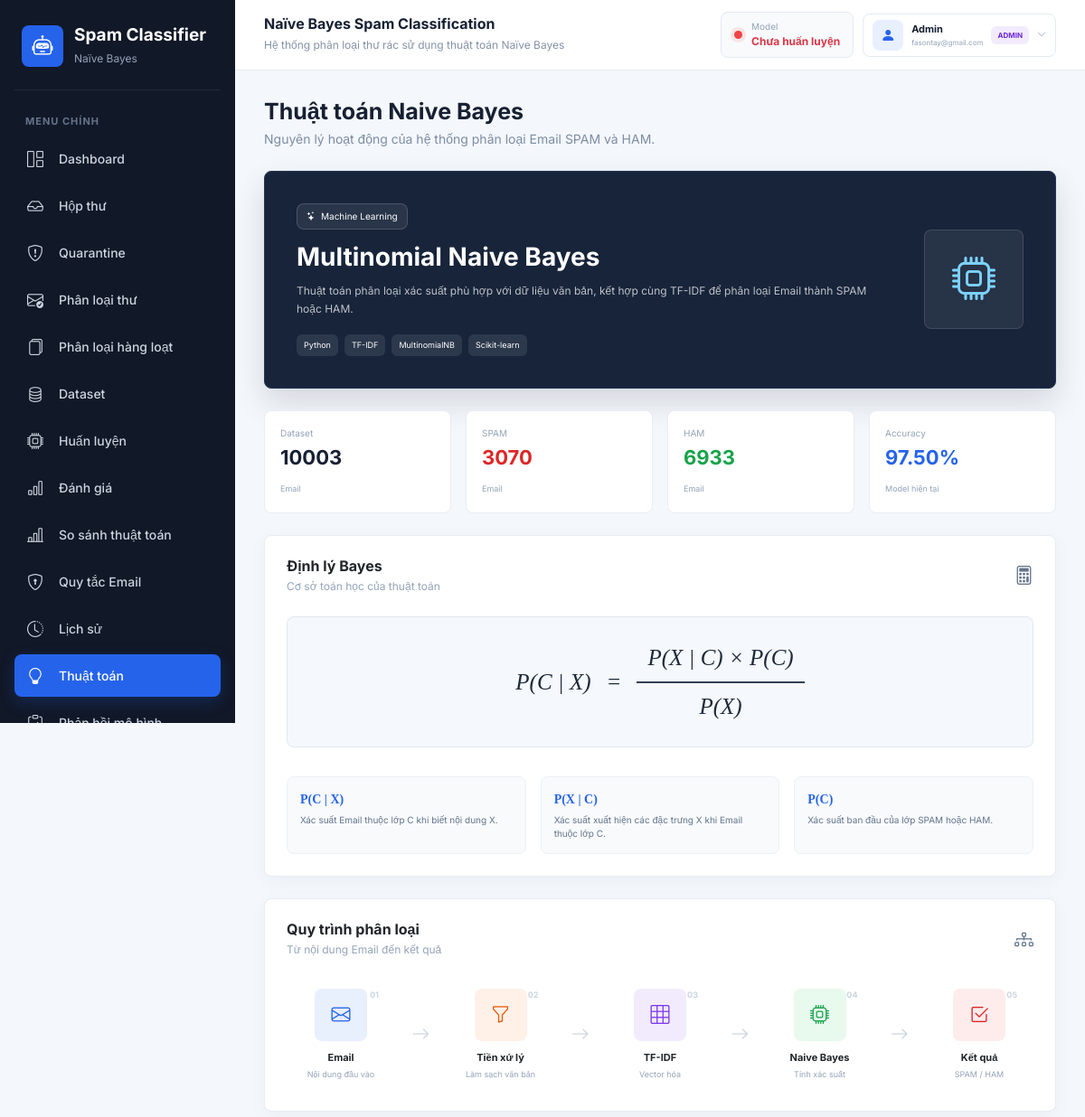
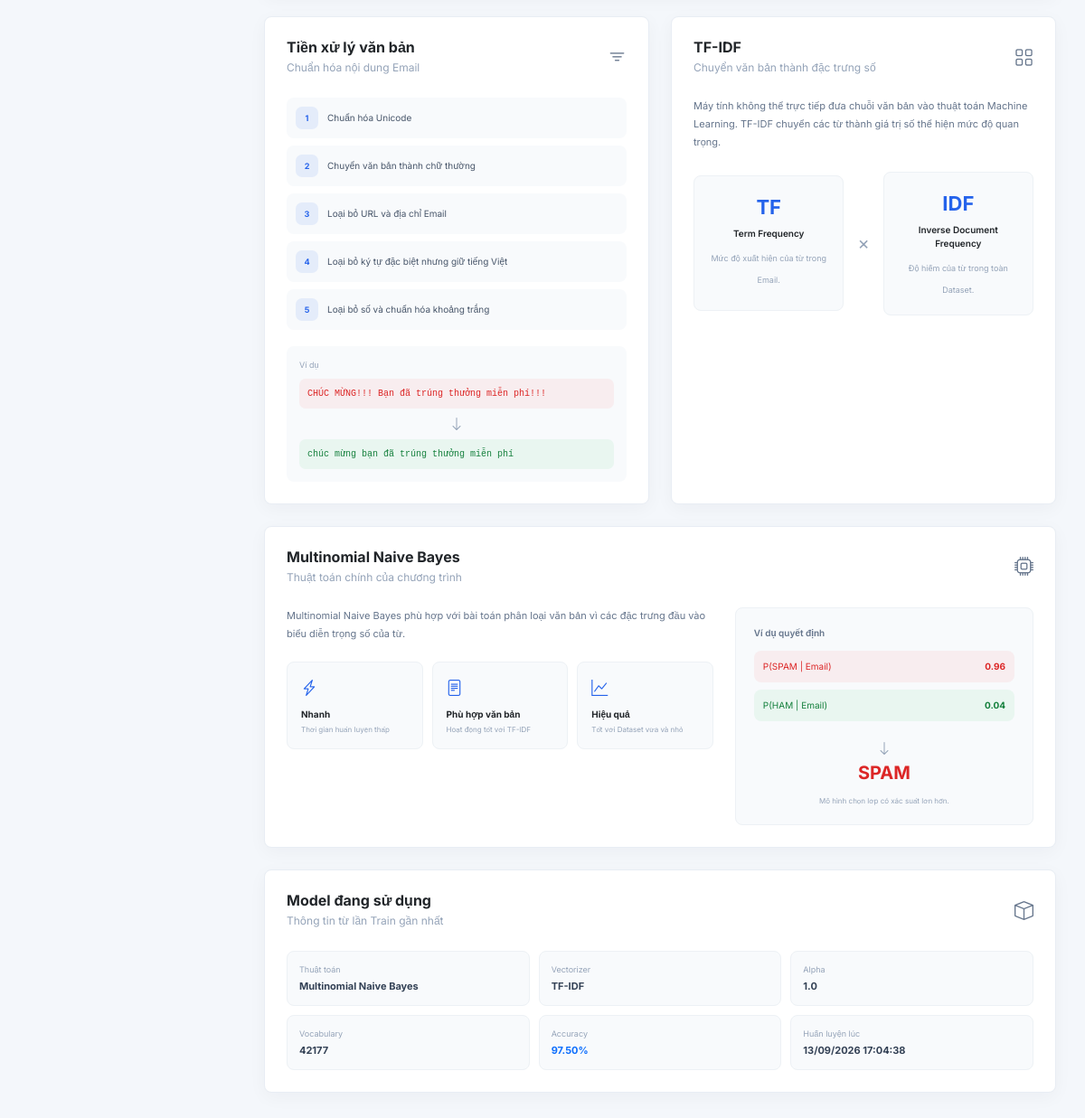
Screenshot of /algorithm (signed in) with the database file from the repository (2 pictures, top to bottom).
### tables this page shows
CREATE TABLE users (
                id INTEGER PRIMARY KEY AUTOINCREMENT,
                name TEXT NOT NULL,
                email TEXT NOT NULL UNIQUE,
                password_hash TEXT NOT NULL,
                role TEXT NOT NULL DEFAULT 'user'
                    CHECK (role IN ('admin', 'user')),
                is_active INTEGER NOT NULL DEFAULT 1,
                created_at TIMESTAMP NOT NULL DEFAULT CURRENT_TIMESTAMP,
                last_login TIMESTAMP
            );

### routes/algorithm_routes.py (the view)
@main_bp.route("/algorithm")
@login_required
def algorithm():
    total = 0
    spam_count = 0
    ham_count = 0
    try:
        df = pd.read_csv("dataset/spam_dataset.csv")
        df = df.dropna(subset=["label", "text"])
        df["label"] = df["label"].astype(str).str.lower().str.strip()
        total = len(df)
        spam_count = len(df[df["label"] == "spam"])
        ham_count = len(df[df["label"] == "ham"])
    except (OSError, KeyError, ValueError) as error:
        print("Algorithm dataset error:", error)
    return render_template(
        "algorithm.html",
        total=total,
        spam_count=spam_count,
        ham_count=ham_count,
        model_info=get_model_info(),
    )

### templates/algorithm.html (shortened to what this page needs)
{% extends "base.html" %}
{% block content %}
<div class="page-title">
    <h2>Thuật toán Naive Bayes</h2>
    <p>Nguyên lý hoạt động của hệ thống phân loại Email SPAM và HAM.</p>
</div>
<section class="algorithm-hero mb-4">
    <div class="algorithm-hero-content">
        <span class="algorithm-tag"><i class="bi bi-stars"></i> Machine Learning</span>
        <h2>Multinomial Naive Bayes</h2>
        <p>Thuật toán phân loại xác suất phù hợp với dữ liệu văn bản, kết hợp cùng TF-IDF để phân loại Email thành SPAM hoặc HAM.</p>
        <div class="algorithm-tech"><span>Python</span><span>TF-IDF</span><span>MultinomialNB</span><span>Scikit-learn</span></div>
    </div>
    <div class="algorithm-hero-icon"><i class="bi bi-cpu"></i></div>
</section>
<div class="row g-3 mb-4">
    <div class="col-md-3"><div class="algorithm-stat"><span>Dataset</span><strong>{{ total }}</strong><small>Email</small></div></div>
    <div class="col-md-3"><div class="algorithm-stat spam"><span>SPAM</span><strong>{{ spam_count }}</strong><small>Email</small></div></div>
    <div class="col-md-3"><div class="algorithm-stat ham"><span>HAM</span><strong>{{ ham_count }}</strong><small>Email</small></div></div>
    <div class="col-md-3"><div class="algorithm-stat accuracy"><span>Accuracy</span><strong>{% if model_info %}{{ "%.2f"|format(model_info["accuracy"] * 100) }}%{% else %}---{% endif %}</strong><small>Model hiện tại</small></div></div>
</div>
<div class="card mb-4">
    <div class="card-body p-4">
        <div class="dashboard-card-title"><div><h4>Định lý Bayes</h4><p>Cơ sở toán học của thuật toán</p></div><i class="bi bi-calculator"></i></div>
        <div class="bayes-formula"><span>P(C | X)</span><span>=</span><div class="formula-fraction"><span>P(X | C) × P(C)</span><span>P(X)</span></div></div>
        <div class="row g-3 mt-3">
            <div class="col-md-4"><div class="formula-explanation"><strong>P(C | X)</strong><span>Xác suất Email thuộc lớp C khi biết nội dung X.</span></div></div>
            <div class="col-md-4"><div class="formula-explanation"><strong>P(X | C)</strong><span>Xác suất xuất hiện các đặc trưng X khi Email thuộc lớp C.</span></div></div>
            <div class="col-md-4"><div class="formula-explanation"><strong>P(C)</strong><span>Xác suất ban đầu của lớp SPAM hoặc HAM.</span></div></div>
        </div>
    </div>
</div>
<div class="card mb-4">
    <div class="card-body p-4">
        <div class="dashboard-card-title"><div><h4>Quy trình phân loại</h4><p>Từ nội dung Email đến kết quả</p></div><i class="bi bi-diagram-3"></i></div>
        <div class="algorithm-pipeline" aria-label="Quy trình phân loại">
            <div class="algorithm-step"><div class="algorithm-step-number">01</div><div class="algorithm-step-icon blue"><i class="bi bi-envelope"></i></div><strong>Email</strong><span>Nội dung đầu vào</span></div>
            <div class="algorithm-arrow"><i class="bi bi-arrow-right"></i></div>
            <div class="algorithm-step"><div class="algorithm-step-number">02</div><div class="algorithm-step-icon orange"><i class="bi bi-funnel"></i></div><strong>Tiền xử lý</strong><span>Làm sạch văn bản</span></div>
            <div class="algorithm-arrow"><i class="bi bi-arrow-right"></i></div>
            <div class="algorithm-step"><div class="algorithm-step-number">03</div><div class="algorithm-step-icon purple"><i class="bi bi-grid-3x3"></i></div><strong>TF-IDF</strong><span>Vector hóa</span></div>
            <div class="algorithm-arrow"><i class="bi bi-arrow-right"></i></div>
            <div class="algorithm-step"><div class="algorithm-step-number">04</div><div class="algorithm-step-icon green"><i class="bi bi-cpu"></i></div><strong>Naive Bayes</strong><span>Tính xác suất</span></div>
            <div class="algorithm-arrow"><i class="bi bi-arrow-right"></i></div>
            <div class="algorithm-step"><div class="algorithm-step-number">05</div><div class="algorithm-step-icon red"><i class="bi bi-check2-square"></i></div><strong>Kết quả</strong><span>SPAM / HAM</span></div>
        </div>
    </div>
</div>
<div class="row g-4 mb-4">
    <div class="col-lg-6">
        <div class="card h-100"><div class="card-body p-4">
            <div class="dashboard-card-title"><div><h4>Tiền xử lý văn bản</h4><p>Chuẩn hóa nội dung Email</p></div><i class="bi bi-filter"></i></div>
            <div class="algorithm-list">
                <div><span>1</span>Chuẩn hóa Unicode</div><div><span>2</span>Chuyển văn bản thành chữ thường</div><div><span>3</span>Loại bỏ URL và địa chỉ Email</div><div><span>4</span>Loại bỏ ký tự đặc biệt nhưng giữ tiếng Việt</div><div><span>5</span>Loại bỏ số và chuẩn hóa khoảng trắng</div>
            </div>
            <div class="preprocess-example"><span>Ví dụ</span><div class="preprocess-before">CHÚC MỪNG!!! Bạn đã trúng thưởng miễn phí!!!</div><div class="preprocess-arrow"><i class="bi bi-arrow-down"></i></div><div class="preprocess-after">chúc mừng bạn đã trúng thưởng miễn phí</div></div>
        </div></div>
    </div>
    <div class="col-lg-6">
        <div class="card h-100"><div class="card-body p-4">
            <div class="dashboard-card-title"><div><h4>TF-IDF</h4><p>Chuyển văn bản thành đặc trưng số</p></div><i class="bi bi-grid"></i></div>
            <p class="algorithm-description">Máy tính không thể trực tiếp đưa chuỗi văn bản vào thuật toán Machine Learning. TF-IDF chuyển các từ thành giá trị số thể hiện mức độ quan trọng.</p>
            <div class="tfidf-box"><div><strong>TF</strong><span>Term Frequency</span><small>Mức độ xuất hiện của từ trong Email.</small></div><div class="tfidf-plus">×</div><div><strong>IDF</strong><span>Inverse Document Frequency</span><small>Độ hiếm của từ trong toàn Dataset.</small></div></div>
        </div></div>
    </div>
</div>
<div class="card mb-4">
    <div class="card-body p-4">
        <div class="dashboard-card-title"><div><h4>Multinomial Naive Bayes</h4><p>Thuật toán chính của chương trình</p></div><i class="bi bi-cpu"></i></div>
        <div class="row g-4">
            <div class="col-lg-7">
                <p class="algorithm-description">Multinomial Naive Bayes phù hợp với bài toán phân loại văn bản vì các đặc trưng đầu vào biểu diễn trọng số của từ.</p>
                <div class="nb-features"><div><i class="bi bi-lightning-charge"></i><strong>Nhanh</strong><span>Thời gian huấn luyện thấp</span></div><div><i class="bi bi-file-text"></i><strong>Phù hợp văn bản</strong><span>Hoạt động tốt với TF-IDF</span></div><div><i class="bi bi-graph-up"></i><strong>Hiệu quả</strong><span>Tốt với Dataset vừa và nhỏ</span></div></div>
            </div>
            <div class="col-lg-5"><div class="classification-example"><span class="classification-title">Ví dụ quyết định</span><div class="classification-row spam"><span>P(SPAM | Email)</span><strong>0.96</strong></div><div class="classification-row ham"><span>P(HAM | Email)</span><strong>0.04</strong></div><div class="classification-result"><i class="bi bi-arrow-down"></i><strong>SPAM</strong></div><small>Mô hình chọn lớp có xác suất lớn hơn.</small></div></div>
        </div>
    </div>
</div>
{% if model_info %}
<div class="card">
    <div class="card-body p-4">
        <div class="dashboard-card-title"><div><h4>Model đang sử dụng</h4><p>Thông tin từ lần Train gần nhất</p></div><i class="bi bi-box"></i></div>
        <div class="algorithm-model-grid">
            <div><span>Thuật toán</span><strong>{{ model_info["model_name"] }}</strong></div><div><span>Vectorizer</span><strong>{{ model_info["vectorizer"] }}</strong></div><div><span>Alpha</span><strong>{{ model_info["alpha"] }}</strong></div><div><span>Vocabulary</span><strong>{{ model_info["vocabulary_size"] }}</strong></div><div><span>Accuracy</span><strong class="text-primary">{{ "%.2f"|format(model_info["accuracy"] * 100) }}%</strong></div><div><span>Huấn luyện lúc</span><strong>{{ model_info["trained_at"] }}</strong></div>
        </div>
    </div>
</div>
{% endif %}
{% endblock %}

### templates/base.html (shortened to what this page needs)
<!DOCTYPE html>
<html lang="vi">
<head>
    <link
        href="https://cdn.jsdelivr.net/npm/bootstrap@5.3.3/dist/css/bootstrap.min.css"
        rel="stylesheet"
    >
    <link
        rel="stylesheet"
        href="https://cdn.jsdelivr.net/npm/bootstrap-icons@1.11.3/font/bootstrap-icons.css"
    >
    <link
        rel="stylesheet"
        href="{{ url_for('static', filename='css/style.css') }}"
    >
</head>
<body>
<div class="app-wrapper">
    <aside class="sidebar" id="appSidebar">
        <div class="sidebar-brand">
            <div class="brand-icon">
                <i class="bi bi-robot"></i>
            </div>
            <div>
                <h4>Spam Classifier</h4>
                <span>Naïve Bayes</span>
            </div>
        </div>
        <div class="sidebar-section-title">MENU CHÍNH</div>
        <nav class="sidebar-nav" aria-label="Điều hướng chính">
            <a
                href="{{ url_for('index') }}"
                class="sidebar-link {% if request.endpoint == 'index' %}active{% endif %}"
            >
                <i class="bi bi-grid-1x2"></i>
                <span>Dashboard</span>
            </a>
            <a
                href="{{ url_for('mail') }}"
                class="sidebar-link {% if request.endpoint in ['mail', 'mail_message_detail', 'submit_mail_feedback', 'connect_imap', 'connect_google', 'google_callback', 'sync_mail_account', 'disconnect_mail_account'] %}active{% endif %}"
            >
                <i class="bi bi-inbox"></i>
                <span>Hộp thư</span>
            </a>
            <a
                href="{{ url_for('quarantine') }}"
                class="sidebar-link {% if request.endpoint == 'quarantine' %}active{% endif %}"
            >
                <i class="bi bi-shield-exclamation"></i>
                <span>Quarantine</span>
            </a>
            <a
                href="{{ url_for('predict') }}"
                class="sidebar-link {% if request.endpoint == 'predict' %}active{% endif %}"
            >
                <i class="bi bi-envelope-check"></i>
                <span>Phân loại thư</span>
            </a>
            <a
                href="{{ url_for('batch_predict') }}"
                class="sidebar-link {% if request.endpoint in ['batch_predict', 'download_batch_result'] %}active{% endif %}"
            >
                <i class="bi bi-files"></i>
                <span>Phân loại hàng loạt</span>
            </a>
            {% if current_user.role == 'admin' %}
            <a
                href="{{ url_for('dataset') }}"
                class="sidebar-link {% if request.endpoint in ['dataset', 'add_dataset', 'delete_dataset', 'import_dataset'] %}active{% endif %}"
            >
                <i class="bi bi-database"></i>
                <span>Dataset</span>
            </a>
            <a
                href="{{ url_for('train') }}"
                class="sidebar-link {% if request.endpoint == 'train' %}active{% endif %}"
            >
                <i class="bi bi-cpu"></i>
                <span>Huấn luyện</span>
            </a>
            <a
                href="{{ url_for('evaluate') }}"
                class="sidebar-link {% if request.endpoint == 'evaluate' %}active{% endif %}"
            >
                <i class="bi bi-bar-chart"></i>
                <span>Đánh giá</span>
            </a>
            <a
                href="{{ url_for('compare') }}"
                class="sidebar-link {% if request.endpoint == 'compare' %}active{% endif %}"
            >
                <i class="bi bi-bar-chart-line"></i>
                <span>So sánh thuật toán</span>
            </a>
            <a
                href="{{ url_for('admin_mail_rules') }}"
                class="sidebar-link {% if request.endpoint in ['admin_mail_rules', 'add_mail_rule', 'toggle_mail_rule', 'remove_mail_rule', 're_evaluate_mail_rules'] %}active{% endif %}"
            >
                <i class="bi bi-shield-lock"></i>
                <span>Quy tắc Email</span>
            </a>
            {% endif %}
            <a
                href="{{ url_for('history') }}"
                class="sidebar-link {% if request.endpoint in ['history', 'delete_history', 'delete_all_history'] %}active{% endif %}"
            >
                <i class="bi bi-clock-history"></i>
                <span>Lịch sử</span>
            </a>
            <a
                href="{{ url_for('algorithm') }}"
                class="sidebar-link {% if request.endpoint == 'algorithm' %}active{% endif %}"
            >
                <i class="bi bi-lightbulb"></i>
                <span>Thuật toán</span>
            </a>
            {% if current_user.role == 'admin' %}
            <a
                href="{{ url_for('admin_feedback') }}"
                class="sidebar-link {% if request.endpoint in ['admin_feedback', 'approve_mail_feedback', 'reject_mail_feedback'] %}active{% endif %}"
            >
                <i class="bi bi-clipboard-check"></i>
                <span>Phản hồi mô hình</span>
            </a>
            {% endif %}
        </nav>
    </aside>
    <main class="main-content">
        <header class="topbar">
            <div class="topbar-heading">
                <div class="topbar-title">
                    <h5>Naïve Bayes Spam Classification</h5>
                    <span>Hệ thống phân loại thư rác sử dụng thuật toán Naïve Bayes</span>
                </div>
            </div>
            <div class="topbar-actions">
            <div class="model-status" aria-live="polite">
                {% if not global_model_status.trained %}
                    <span class="status-dot danger"></span>
                    <div>
                        <small>Model</small>
                        <strong class="text-danger">Chưa huấn luyện</strong>
                    </div>
                {% elif global_model_status.outdated %}
                    <span class="status-dot warning"></span>
                    <div>
                        <small>Model</small>
                        <strong class="status-warning-text">Cần Train lại</strong>
                    </div>
                {% else %}
                    <span class="status-dot success"></span>
                    <div>
                        <small>Model</small>
                        <strong class="text-success">Ready</strong>
                    </div>
                {% endif %}
            </div>
            <div class="dropdown user-menu">
                <button
                    class="user-menu-toggle"
                    type="button"
                    data-bs-toggle="dropdown"
                    aria-expanded="false"
                    title="Tài khoản"
                >
                    <span class="user-avatar"><i class="bi bi-person-fill"></i></span>
                    <span class="user-menu-name">
                        <strong>{{ current_user.name }}</strong>
                        <small>{{ current_user.email }}</small>
                    </span>
                    <span class="role-badge {{ current_user.role }}">{{ current_user.role|upper }}</span>
                    <i class="bi bi-chevron-down user-menu-arrow"></i>
                </button>
            </div>
            </div>
        </header>
        <section class="page-content">
            {% block content %}{% endblock %}
        </section>
    </main>
</div>
</body>
</html>

### rows the page displays
users: name "Admin", email "fasontay@gmail.com", role "ADMIN"

### other values shown
{{ total }} "10003"
{{ spam_count }} "3070"
{{ ham_count }} "6933"
{{ "%.2f"|format(model_info["accuracy"] * 100) }} "97.50"
{{ model_info["model_name"] }} "Multinomial Naive Bayes"
{{ model_info["vectorizer"] }} "TF-IDF"
{{ model_info["alpha"] }} "1.0"
{{ model_info["vocabulary_size"] }} "42177"
{{ model_info["trained_at"] }} "13/09/2026 17:04:38"
